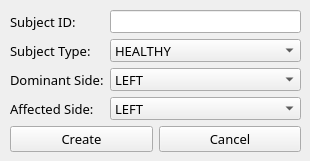
<?xml version="1.0" encoding="UTF-8"?>
<ui version="4.0">
 <class>PlutoSubjectCreatorWindow</class>
 <widget class="QMainWindow" name="PlutoSubjectCreatorWindow">
  <property name="geometry">
   <rect>
    <x>0</x>
    <y>0</y>
    <width>310</width>
    <height>161</height>
   </rect>
  </property>
  <property name="sizePolicy">
   <sizepolicy hsizetype="Fixed" vsizetype="Fixed">
    <horstretch>0</horstretch>
    <verstretch>0</verstretch>
   </sizepolicy>
  </property>
  <property name="windowTitle">
   <string>PLUTO Full Assessment Subject Creator</string>
  </property>
  <widget class="QWidget" name="centralwidget">
   <widget class="QWidget" name="verticalLayoutWidget">
    <property name="geometry">
     <rect>
      <x>10</x>
      <y>10</y>
      <width>291</width>
      <height>142</height>
     </rect>
    </property>
    <property name="font">
     <font>
      <pointsize>10</pointsize>
     </font>
    </property>
    <layout class="QVBoxLayout" name="verticalLayout">
     <item>
      <layout class="QFormLayout" name="formLayout_2">
       <item row="0" column="0">
        <widget class="QLabel" name="label">
         <property name="font">
          <font>
           <family>Bahnschrift Light</family>
           <pointsize>10</pointsize>
          </font>
         </property>
         <property name="text">
          <string>Subject ID: </string>
         </property>
        </widget>
       </item>
       <item row="0" column="1">
        <widget class="QLineEdit" name="textSubjID">
         <property name="font">
          <font>
           <family>Bahnschrift Light</family>
           <pointsize>10</pointsize>
          </font>
         </property>
        </widget>
       </item>
       <item row="1" column="0">
        <widget class="QLabel" name="label_2">
         <property name="font">
          <font>
           <family>Bahnschrift Light</family>
           <pointsize>10</pointsize>
          </font>
         </property>
         <property name="text">
          <string>Subject Type:</string>
         </property>
        </widget>
       </item>
       <item row="1" column="1">
        <widget class="QComboBox" name="cbSubjType">
         <property name="font">
          <font>
           <family>Bahnschrift Light</family>
           <pointsize>10</pointsize>
          </font>
         </property>
         <item>
          <property name="text">
           <string>HEALTHY</string>
          </property>
         </item>
         <item>
          <property name="text">
           <string>STROKE</string>
          </property>
         </item>
        </widget>
       </item>
       <item row="2" column="0">
        <widget class="QLabel" name="label_3">
         <property name="font">
          <font>
           <family>Bahnschrift Light</family>
           <pointsize>10</pointsize>
          </font>
         </property>
         <property name="text">
          <string>Dominant Side:</string>
         </property>
        </widget>
       </item>
       <item row="2" column="1">
        <widget class="QComboBox" name="cbDomLimb">
         <property name="font">
          <font>
           <family>Bahnschrift Light</family>
           <pointsize>10</pointsize>
          </font>
         </property>
         <item>
          <property name="text">
           <string>LEFT</string>
          </property>
         </item>
         <item>
          <property name="text">
           <string>RIGHT</string>
          </property>
         </item>
        </widget>
       </item>
       <item row="3" column="0">
        <widget class="QLabel" name="label_4">
         <property name="font">
          <font>
           <family>Bahnschrift Light</family>
           <pointsize>10</pointsize>
          </font>
         </property>
         <property name="text">
          <string>Affected Side:</string>
         </property>
        </widget>
       </item>
       <item row="3" column="1">
        <widget class="QComboBox" name="cbAffLimb">
         <property name="font">
          <font>
           <family>Bahnschrift Light</family>
           <pointsize>10</pointsize>
          </font>
         </property>
         <item>
          <property name="text">
           <string>LEFT</string>
          </property>
         </item>
         <item>
          <property name="text">
           <string>RIGHT</string>
          </property>
         </item>
        </widget>
       </item>
      </layout>
     </item>
     <item>
      <layout class="QHBoxLayout" name="horizontalLayout">
       <item>
        <widget class="QPushButton" name="pbCreate">
         <property name="font">
          <font>
           <family>Bahnschrift Light</family>
           <pointsize>10</pointsize>
          </font>
         </property>
         <property name="text">
          <string>Create</string>
         </property>
        </widget>
       </item>
       <item>
        <widget class="QPushButton" name="pbCancel">
         <property name="font">
          <font>
           <family>Bahnschrift Light</family>
           <pointsize>10</pointsize>
          </font>
         </property>
         <property name="text">
          <string>Cancel</string>
         </property>
        </widget>
       </item>
      </layout>
     </item>
    </layout>
   </widget>
  </widget>
 </widget>
 <resources/>
 <connections/>
</ui>
